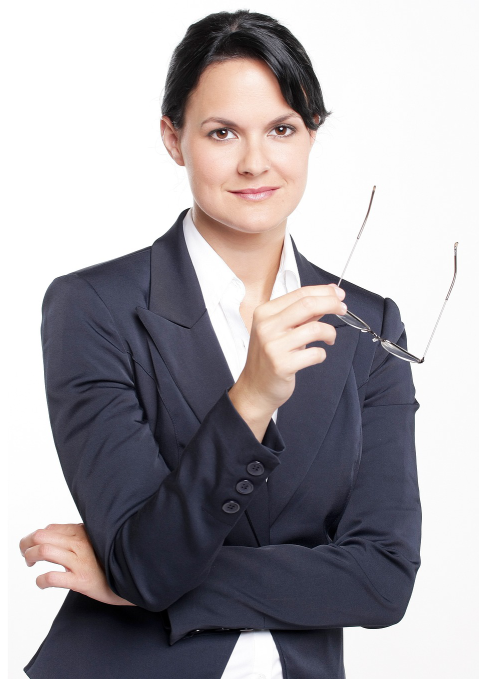
#> input picture src/preprocessing_api/dupe_detect/dupe_check/image.png, 958 x 1358 px, found by its file name (shown at 1/2 size)
$ jupyter execute rgb2lab.ipynb   (older library calls are emulated)
#> lines starting #> are read from the running program, lines starting #| are printed output that depends on the picture
[cell 1]
import cv2
import math
import numpy as np
import matplotlib.pyplot as plt

[cell 2]
def path_to_lab(image_path : str , WIDTH = None, HEIGHT = None):

#> called with image_path = 'image.png', WIDTH = 768, HEIGHT = 640
    img_bgr = cv2.imread(image_path)
#> img_bgr is the input picture: shape (1358, 958, 3); mean B, G, R 166.3, 162.1, 166

    # Raise if iamge not found
    if img_bgr is None:
        raise ValueError( "No image found in said path" )

    # Raise if only height or width is given
    if WIDTH is None and HEIGHT is not None:
        raise ValueError( "Give bot width and height to crop image" )
    elif HEIGHT is None and WIDTH is not None:
        raise ValueError( "Give bot width and height to crop image" )

    # Crop image if both Width and Height is given
    elif WIDTH and HEIGHT is not None:
        h, w = img_bgr.shape[:2]
#> h = 1358; w = 958
        if h < w:
            img_bgr = cv2.resize(img_bgr, (WIDTH, math.floor(h/(w/HEIGHT))))
        else:
            img_bgr = cv2.resize(img_bgr, (math.floor(w/(h/HEIGHT)), HEIGHT))
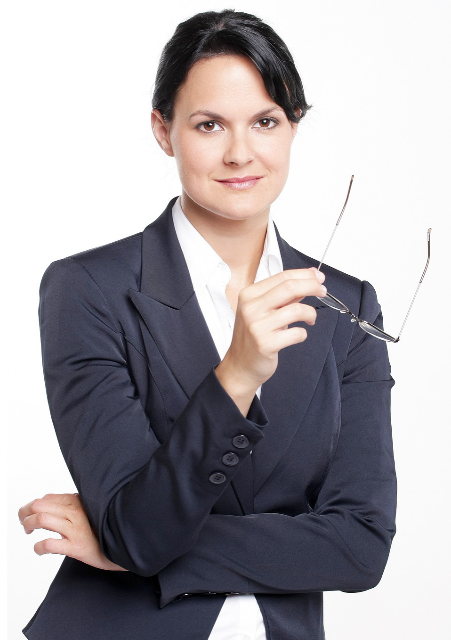
#> img_bgr: shape (640, 451, 3); mean B, G, R 166.2, 162, 166

    # Change to lab
    img_lab = cv2.cvtColor(img_bgr, cv2.COLOR_BGR2LAB)
#> img_lab: shape (640, 451, 3); mean of channels 0, 1, 2 165.6, 130.7, 125.8

    return img_lab

img_lab = path_to_lab("image.png", WIDTH=768, HEIGHT=640)

plt.imshow(img_lab)

[cell 3]
def get_lab_channels_and_gm(img_lab : np.ndarray):

    L, a, b = cv2.split(img_lab)
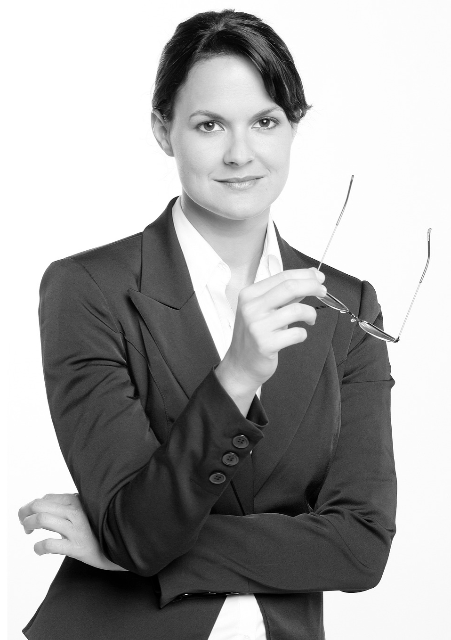
#> L: shape (640, 451); min 0, max 255, mean 165.6
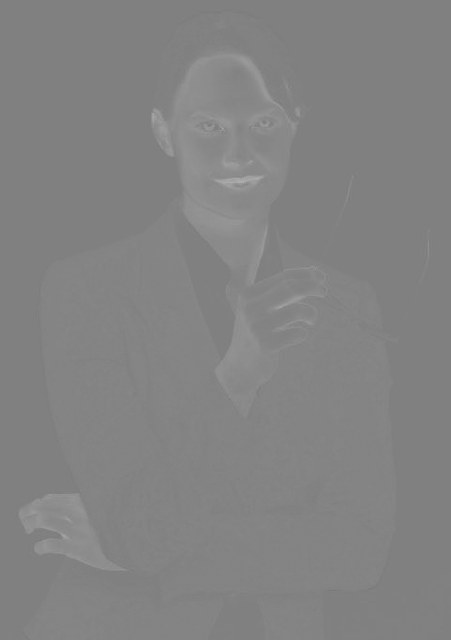
#> a: shape (640, 451); min 120, max 176, mean 130.7

    sobelx = cv2.Sobel(L, cv2.CV_64F, 1, 0, ksize=3)
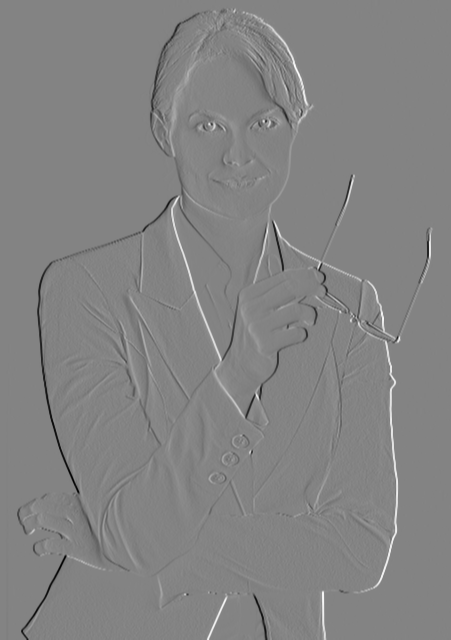
#> sobelx: shape (640, 451) float64; min -838, max 787, mean -0.1; drawn with min black and max white
    sobely = cv2.Sobel(L, cv2.CV_64F, 0, 1, ksize=3)
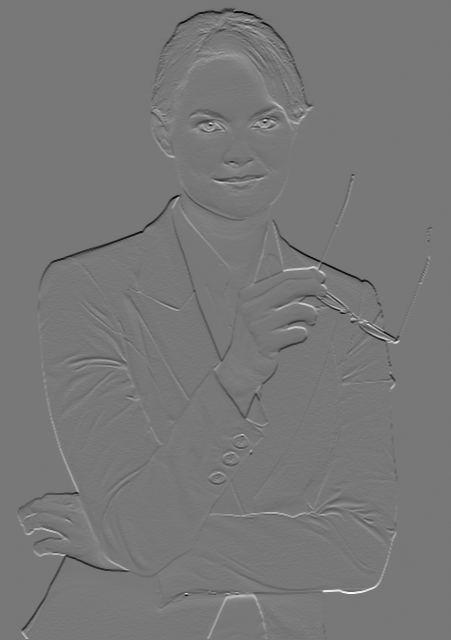
#> sobely: shape (640, 451) float64; min -829, max 929, mean -1.3; drawn with min black and max white

    sobelx = np.square(sobelx)
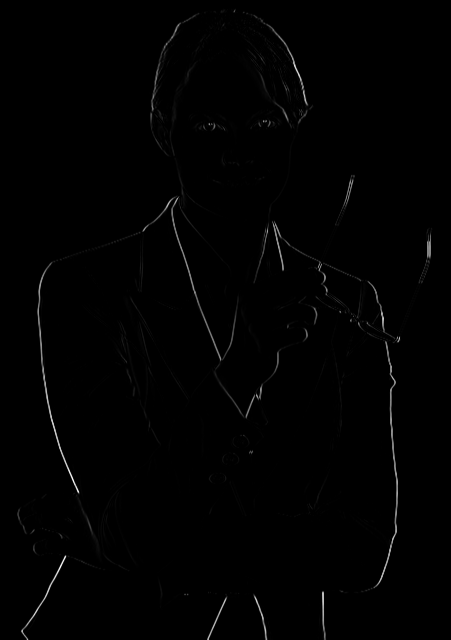
#> sobelx: shape (640, 451) float64; min 0, max 702244, mean 4615.8; drawn with min black and max white
    sobely = np.square(sobely)
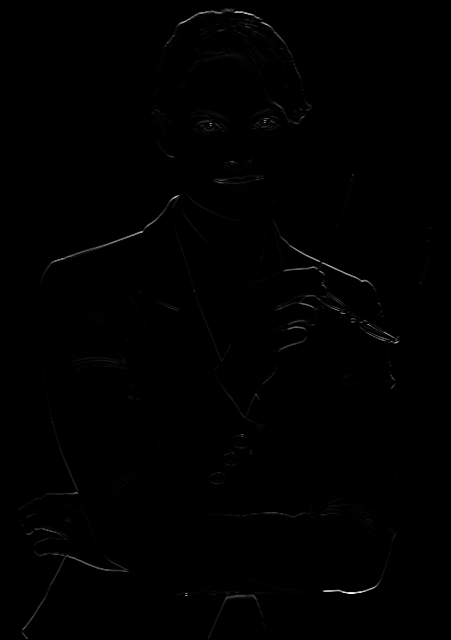
#> sobely: shape (640, 451) float64; min 0, max 863041, mean 3038.2; drawn with min black and max white

    # gradient magnitude
    gradient_magnitude = np.sqrt(sobelx + sobely)
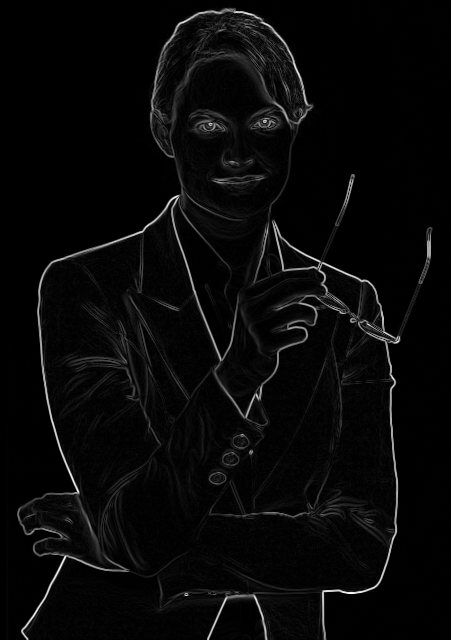
#> gradient_magnitude: shape (640, 451) float64; min 0, max 929, mean 31.3; drawn with min black and max white

    return L, a, b, gradient_magnitude

L, a, b, gradient_magnitude = get_lab_channels_and_gm(img_lab)

plt.imshow(L)
